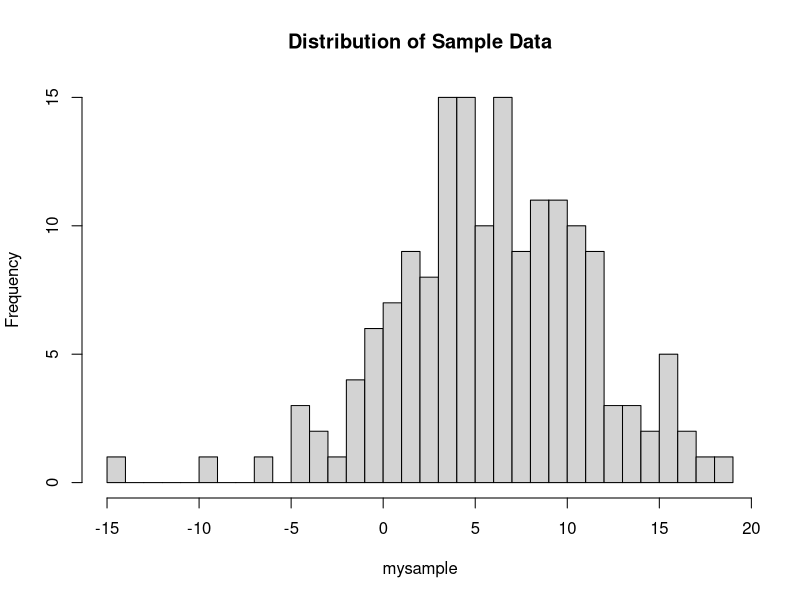
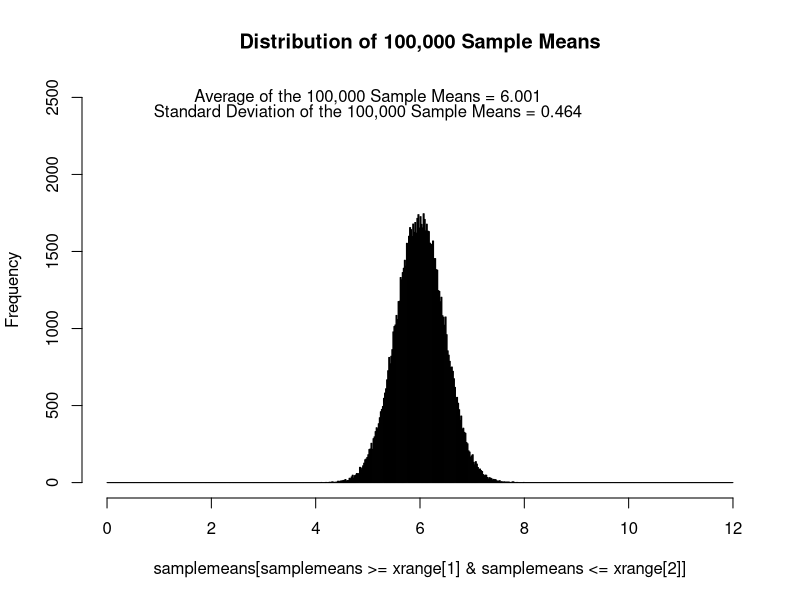

Generate these figures, in order, with R:
# LOAD R PACKAGES ----

# load R packages
library(psych)

# SPECIFY POPULATION PARAMETERS ----

# simulation inputs
pop_mean <- 6         # population mean
pop_sd <- 5.96        # population standard deviation
sample_N <- 165       # sample size
normal_data <- TRUE   # TRUE = normal data, FALSE = skewed data

# GENERATE AND INSPECT ONE SAMPLE OF DATA ----

# simulate artificial data set from the population
if(normal_data){ # simulate normal data
  mysample <- rnorm(n = sample_N, mean = pop_mean, sd = pop_sd)
} else { # simulate skewed data
  mysample <- pop_mean + ((rchisq(sample_N, pop_mean) - pop_mean)/sqrt(2*pop_mean)) * pop_sd
}

# graph the simulated sample data
hist(mysample, breaks = 25, main = 'Distribution of Sample Data')

# descriptive statistics for the simulated sample data
describe(mysample)

# SIMULATION WITH 100,000 RANDOM SAMPLES OF DATA ----

# initialize data set to hold 100,000 sample means
samplemeans <- rep(0, 100000)
# loop to draw 100,000 random samples
for(s in 1:100000){
  if(normal_data){ # normal data
    sampledata <- rnorm(n = sample_N, mean = pop_mean, sd = pop_sd)
  } else { # skewed data
    sampledata <- pop_mean + ((rchisq(sample_N, pop_mean) - pop_mean)/sqrt(2*pop_mean)) * pop_sd
  }
  # store the sample mean in element of s
  samplemeans[s] <- mean(sampledata)
}

# graph sampling distribution of the sample means
xrange <- c(0,12)
hist(samplemeans[samplemeans >= xrange[1] & samplemeans <= xrange[2]], xlim = xrange, ylim = c(0,2500), breaks = seq(xrange[1],xrange[2], by = .02), main = 'Distribution of 100,000 Sample Means')
text(5, 2500, paste0('Average of the 100,000 Sample Means = ', round(mean(samplemeans), 3)))
text(5, 2400, paste0('Standard Deviation of the 100,000 Sample Means = ', round(sd(samplemeans), 3)))
